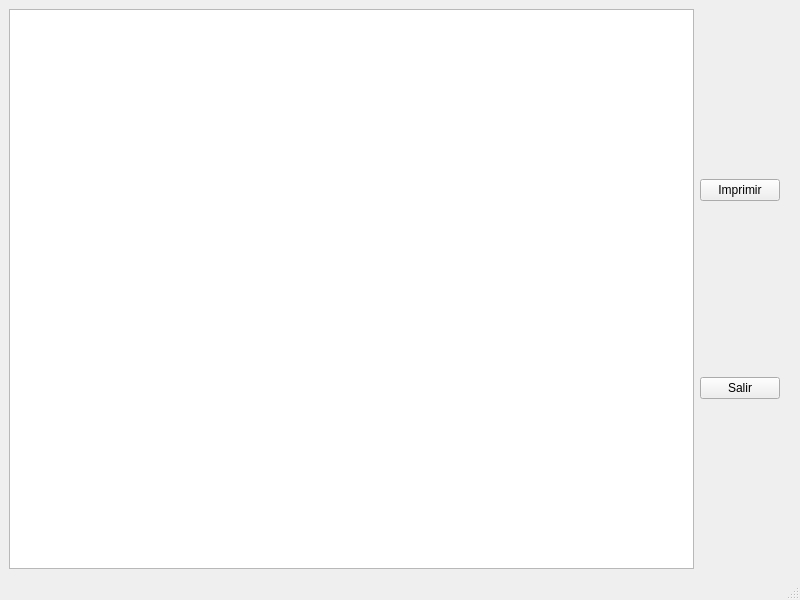
<?xml version="1.0" encoding="UTF-8"?>
<ui version="4.0">
 <class>MainWindow</class>
 <widget class="QMainWindow" name="MainWindow">
  <property name="geometry">
   <rect>
    <x>0</x>
    <y>0</y>
    <width>800</width>
    <height>600</height>
   </rect>
  </property>
  <property name="windowTitle">
   <string>Informe</string>
  </property>
  <widget class="QWidget" name="centralwidget">
   <layout class="QGridLayout" name="gridLayout">
    <property name="rightMargin">
     <number>20</number>
    </property>
    <item row="0" column="1">
     <layout class="QVBoxLayout" name="verticalLayout">
      <item>
       <widget class="QPushButton" name="imprimirPushButton">
        <property name="text">
         <string>Imprimir</string>
        </property>
       </widget>
      </item>
      <item>
       <widget class="QPushButton" name="salirPushButton">
        <property name="text">
         <string>Salir</string>
        </property>
       </widget>
      </item>
     </layout>
    </item>
    <item row="0" column="0">
     <widget class="QPlainTextEdit" name="textoPlainTextEdit"/>
    </item>
   </layout>
  </widget>
  <widget class="QMenuBar" name="menubar">
   <property name="geometry">
    <rect>
     <x>0</x>
     <y>0</y>
     <width>800</width>
     <height>31</height>
    </rect>
   </property>
  </widget>
  <widget class="QStatusBar" name="statusbar"/>
 </widget>
 <resources/>
 <connections/>
</ui>
